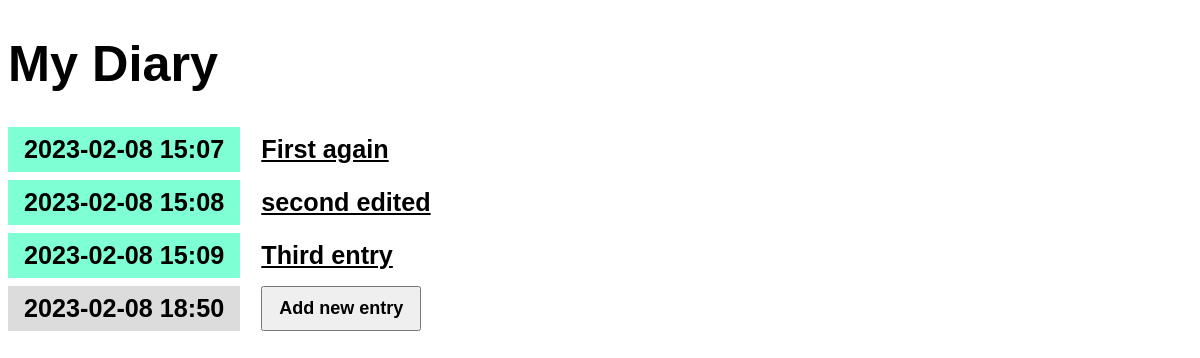
Before: / with the older database file.
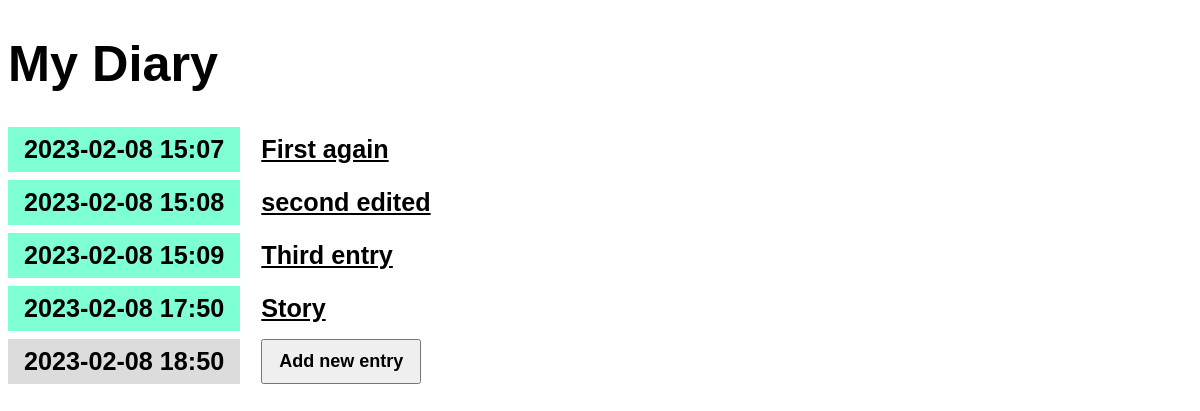
After: the same page with the newer database file.
### entries/models.py (models this page shows, shortened)
class Enrty(models.Model):
    title = models.CharField(max_length=200)
    content = models.TextField()
    created = models.DateTimeField(default=timezone.now)
    class Meta:
        verbose_name_plural = "Entries"

### entries/views.py (the view)
# urls.py: path('', views.homeView, name='home'),
def homeView(request):
    entry_list = Enrty.objects.all()
    context = {'entry_list': entry_list}
    return render(request, "entries/entry_list.html", context)

### entries/templates/entries/entry_list.html
{% extends 'main.html' %}
{% block content %}
    {% for entry in entry_list %}
    <article>
        <h2 class="{{ entry.date_created|date:'l' }}">{{ entry.created|date:'Y-m-d H:i' }}</h2>
        <h3>
            <a href="{% url 'entry-detail' entry.id %}">{{ entry.title }}</a>
        </h3>
    </article>
    {% endfor %}
    <article>
        <h2 class="mark">{% now "Y-m-d H:i" %}</em></h2>
        <a href="{% url 'create-entry' %}"><button>Add new entry</button></a>
    </article>
{% endblock %}

Changed rows visible on the page:
added Enrty: created "2023-02-08 17:50", title "Story"
